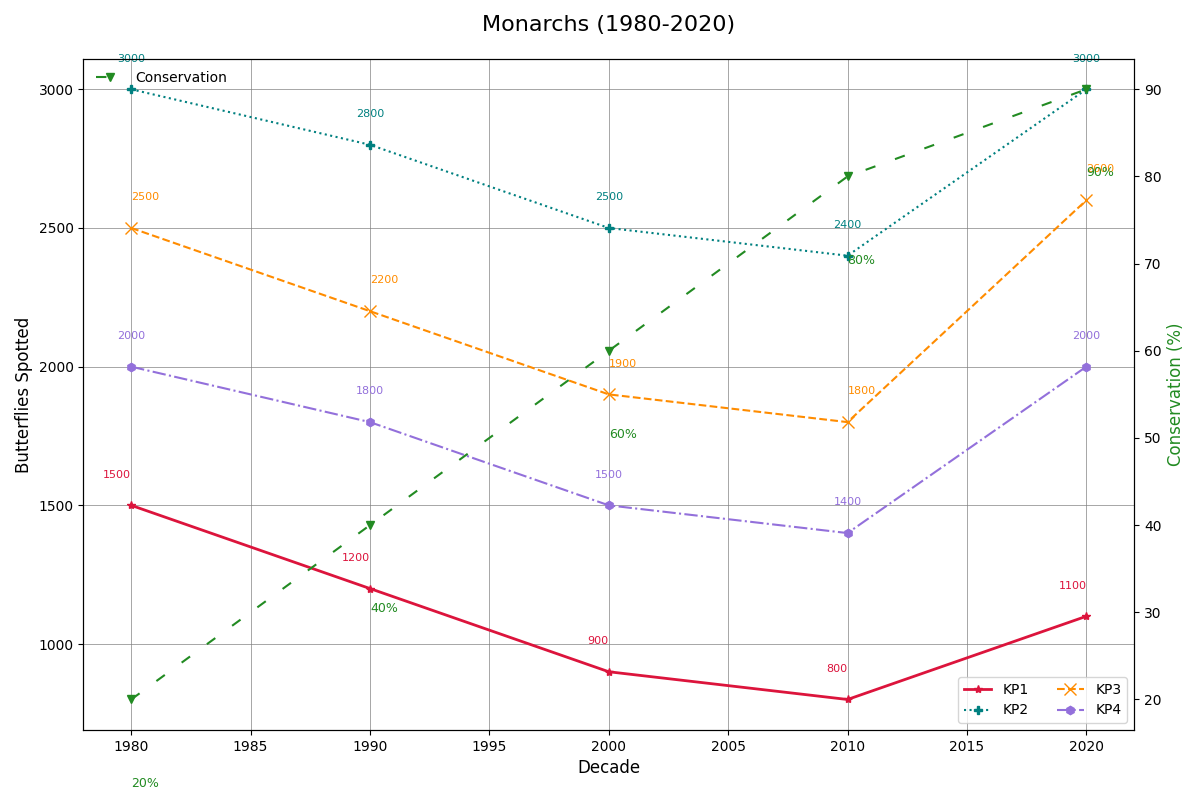

The Python source for this figure:
import matplotlib.pyplot as plt
import numpy as np

# Decades
decades = np.array([1980, 1990, 2000, 2010, 2020])

# Number of butterflies spotted at different points
key_point_1 = np.array([1500, 1200, 900, 800, 1100])
key_point_2 = np.array([3000, 2800, 2500, 2400, 3000])
key_point_3 = np.array([2500, 2200, 1900, 1800, 2600])
key_point_4 = np.array([2000, 1800, 1500, 1400, 2000])

# Conservation efforts effectiveness
conservation_efforts = np.array([20, 40, 60, 80, 90])

fig, ax = plt.subplots(figsize=(12, 8))

# Plot data with shuffled colors
# Original colors were: teal, darkorange, forestgreen, crimson, mediumpurple
ax.plot(decades, key_point_1, '*-', label='KP1', color='crimson', linewidth=2)
ax.plot(decades, key_point_2, ':', label='KP2', color='teal', marker='P')
ax.plot(decades, key_point_3, 'x--', label='KP3', color='darkorange', markersize=8)
ax.plot(decades, key_point_4, 'h-.', label='KP4', color='mediumpurple')

ax2 = ax.twinx()
ax2.plot(decades, conservation_efforts, 'v-', color='forestgreen', label='Conservation', linestyle=(0, (5, 10)))

# Titles and labels
ax.set_title('Monarchs (1980-2020)', fontsize=16, pad=20)
ax.set_xlabel('Decade', fontsize=12)
ax.set_ylabel('Butterflies Spotted', fontsize=12)
ax2.set_ylabel('Conservation (%)', fontsize=12, color='forestgreen')

# Legend and grid
ax.legend(loc='lower right', fontsize=10, ncol=2)
ax2.legend(loc='upper left', fontsize=10, frameon=False)
ax.grid(True, linestyle='-', linewidth=0.7, color='gray', alpha=0.7)

# Tweaked annotations
for decade, kp1, kp2, kp3, kp4 in zip(decades, key_point_1, key_point_2, key_point_3, key_point_4):
    ax.text(decade, kp1 + 100, f'{kp1}', ha='right', fontsize=8, color='crimson')
    ax.text(decade, kp2 + 100, f'{kp2}', ha='center', fontsize=8, color='teal')
    ax.text(decade, kp3 + 100, f'{kp3}', ha='left', fontsize=8, color='darkorange')
    ax.text(decade, kp4 + 100, f'{kp4}', ha='center', fontsize=8, color='mediumpurple')

for decade, ce in zip(decades, conservation_efforts):
    ax2.text(decade, ce - 10, f'{ce}%', ha='left', fontsize=9, color='forestgreen')

plt.tight_layout()
plt.show()
